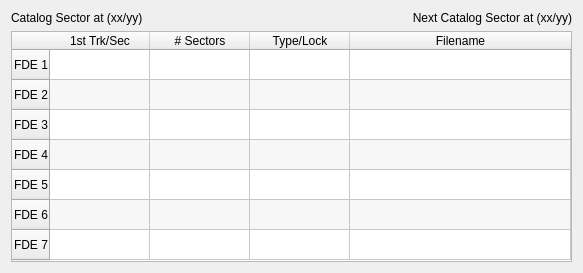
<?xml version="1.0" encoding="UTF-8"?>
<ui version="4.0">
 <class>CatalogSectorView</class>
 <widget class="QWidget" name="CatalogSectorView">
  <property name="geometry">
   <rect>
    <x>0</x>
    <y>0</y>
    <width>583</width>
    <height>273</height>
   </rect>
  </property>
  <property name="windowTitle">
   <string>Catalog Sector</string>
  </property>
  <layout class="QGridLayout" name="gridLayout">
   <item row="0" column="0">
    <widget class="QLabel" name="csLabel">
     <property name="text">
      <string>Catalog Sector at (xx/yy)</string>
     </property>
    </widget>
   </item>
   <item row="0" column="1">
    <widget class="QLabel" name="nextCSLabel">
     <property name="text">
      <string>Next Catalog Sector at (xx/yy)</string>
     </property>
     <property name="alignment">
      <set>Qt::AlignRight|Qt::AlignTrailing|Qt::AlignVCenter</set>
     </property>
    </widget>
   </item>
   <item row="1" column="0" colspan="2">
    <widget class="QTableWidget" name="fdeTable">
     <property name="alternatingRowColors">
      <bool>true</bool>
     </property>
     <property name="wordWrap">
      <bool>false</bool>
     </property>
     <property name="cornerButtonEnabled">
      <bool>false</bool>
     </property>
     <property name="rowCount">
      <number>7</number>
     </property>
     <property name="columnCount">
      <number>4</number>
     </property>
     <attribute name="horizontalHeaderHighlightSections">
      <bool>false</bool>
     </attribute>
     <attribute name="horizontalHeaderStretchLastSection">
      <bool>true</bool>
     </attribute>
     <attribute name="verticalHeaderHighlightSections">
      <bool>false</bool>
     </attribute>
     <attribute name="verticalHeaderStretchLastSection">
      <bool>false</bool>
     </attribute>
     <row>
      <property name="text">
       <string>FDE 1</string>
      </property>
     </row>
     <row>
      <property name="text">
       <string>FDE 2</string>
      </property>
     </row>
     <row>
      <property name="text">
       <string>FDE 3</string>
      </property>
     </row>
     <row>
      <property name="text">
       <string>FDE 4</string>
      </property>
     </row>
     <row>
      <property name="text">
       <string>FDE 5</string>
      </property>
     </row>
     <row>
      <property name="text">
       <string>FDE 6</string>
      </property>
     </row>
     <row>
      <property name="text">
       <string>FDE 7</string>
      </property>
     </row>
     <column>
      <property name="text">
       <string>1st Trk/Sec</string>
      </property>
     </column>
     <column>
      <property name="text">
       <string># Sectors</string>
      </property>
     </column>
     <column>
      <property name="text">
       <string>Type/Lock</string>
      </property>
     </column>
     <column>
      <property name="text">
       <string>Filename</string>
      </property>
     </column>
     <item row="0" column="3">
      <property name="text">
       <string/>
      </property>
      <property name="font">
       <font>
        <family>Print Char 21</family>
       </font>
      </property>
     </item>
     <item row="1" column="3">
      <property name="text">
       <string/>
      </property>
      <property name="font">
       <font>
        <family>Print Char 21</family>
       </font>
      </property>
     </item>
     <item row="2" column="3">
      <property name="text">
       <string/>
      </property>
      <property name="font">
       <font>
        <family>Print Char 21</family>
       </font>
      </property>
     </item>
     <item row="3" column="3">
      <property name="text">
       <string/>
      </property>
      <property name="font">
       <font>
        <family>Print Char 21</family>
       </font>
      </property>
     </item>
     <item row="4" column="3">
      <property name="text">
       <string/>
      </property>
      <property name="font">
       <font>
        <family>Print Char 21</family>
       </font>
      </property>
     </item>
     <item row="5" column="3">
      <property name="text">
       <string/>
      </property>
      <property name="font">
       <font>
        <family>Print Char 21</family>
       </font>
      </property>
     </item>
     <item row="6" column="3">
      <property name="text">
       <string/>
      </property>
      <property name="font">
       <font>
        <family>Print Char 21</family>
       </font>
      </property>
     </item>
    </widget>
   </item>
  </layout>
 </widget>
 <resources/>
 <connections/>
</ui>
